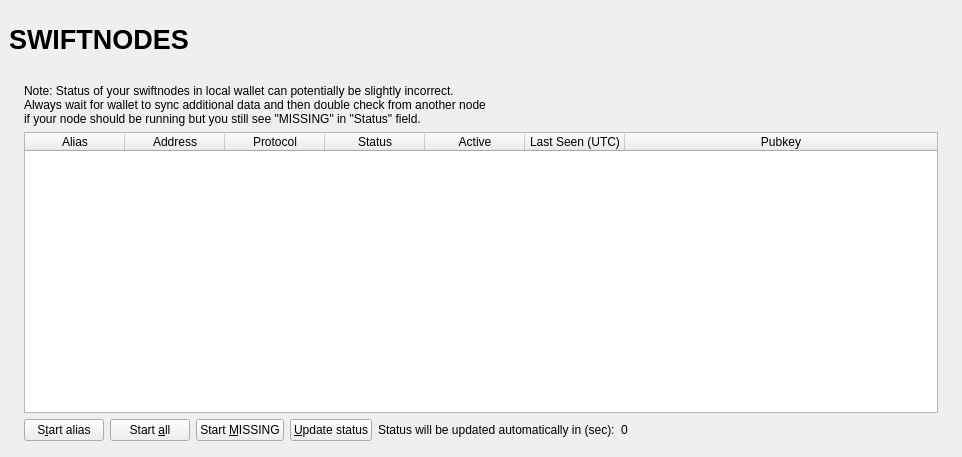
<?xml version="1.0" encoding="UTF-8"?>
<ui version="4.0">
 <class>SwiftnodeList</class>
 <widget class="QWidget" name="SwiftnodeList">
  <property name="geometry">
   <rect>
    <x>0</x>
    <y>0</y>
    <width>962</width>
    <height>457</height>
   </rect>
  </property>
  <property name="windowTitle">
   <string>Form</string>
  </property>
  <layout class="QVBoxLayout" name="topLayout" stretch="0">
   <property name="leftMargin">
    <number>9</number>
   </property>
   <property name="topMargin">
    <number>9</number>
   </property>
   <property name="rightMargin">
    <number>9</number>
   </property>
   <property name="bottomMargin">
    <number>9</number>
   </property>
   <item>
    <layout class="QVBoxLayout" name="verticalLayout_Master" stretch="0,1">
     <property name="spacing">
      <number>0</number>
     </property>
     <item>
      <widget class="QFrame" name="frame_Header">
       <layout class="QVBoxLayout" name="verticalLayout_Header" stretch="0">
        <property name="leftMargin">
         <number>0</number>
        </property>
        <property name="topMargin">
         <number>0</number>
        </property>
        <property name="rightMargin">
         <number>0</number>
        </property>
        <property name="bottomMargin">
         <number>0</number>
        </property>
        <item>
         <layout class="QHBoxLayout" name="horizontalLayout_Header" stretch="1,0,1">
          <property name="spacing">
           <number>6</number>
          </property>
          <item>
           <widget class="QLabel" name="labelOverviewHeaderLeft">
            <property name="minimumSize">
             <size>
              <width>464</width>
              <height>60</height>
             </size>
            </property>
            <property name="maximumSize">
             <size>
              <width>16777215</width>
              <height>60</height>
             </size>
            </property>
            <property name="font">
             <font>
              <pointsize>20</pointsize>
              <weight>75</weight>
              <bold>true</bold>
             </font>
            </property>
            <property name="text">
             <string>SWIFTNODES</string>
            </property>
            <property name="alignment">
             <set>Qt::AlignLeading|Qt::AlignLeft|Qt::AlignVCenter</set>
            </property>
           </widget>
          </item>
          <item>
           <spacer name="horizontalSpacer_Header">
            <property name="orientation">
             <enum>Qt::Horizontal</enum>
            </property>
            <property name="sizeHint" stdset="0">
             <size>
              <width>40</width>
              <height>20</height>
             </size>
            </property>
           </spacer>
          </item>
          <item>
           <widget class="QLabel" name="labelOverviewHeaderRight">
            <property name="minimumSize">
             <size>
              <width>464</width>
              <height>60</height>
             </size>
            </property>
            <property name="maximumSize">
             <size>
              <width>16777215</width>
              <height>60</height>
             </size>
            </property>
            <property name="font">
             <font>
              <pointsize>14</pointsize>
             </font>
            </property>
            <property name="text">
             <string/>
            </property>
            <property name="alignment">
             <set>Qt::AlignRight|Qt::AlignTrailing|Qt::AlignVCenter</set>
            </property>
           </widget>
          </item>
         </layout>
        </item>
       </layout>
      </widget>
     </item>
     <item>
      <widget class="QFrame" name="frame_BG">
       <layout class="QVBoxLayout" name="verticalLayout_3">
        <property name="leftMargin">
         <number>6</number>
        </property>
        <property name="topMargin">
         <number>6</number>
        </property>
        <property name="rightMargin">
         <number>6</number>
        </property>
        <property name="bottomMargin">
         <number>6</number>
        </property>
        <item>
         <widget class="QFrame" name="frame_Content">
          <layout class="QVBoxLayout" name="verticalLayout">
           <property name="spacing">
            <number>0</number>
           </property>
           <property name="leftMargin">
            <number>0</number>
           </property>
           <property name="topMargin">
            <number>0</number>
           </property>
           <property name="rightMargin">
            <number>0</number>
           </property>
           <property name="bottomMargin">
            <number>0</number>
           </property>
           <item>
            <layout class="QGridLayout" name="gridLayout_2">
             <property name="spacing">
              <number>2</number>
             </property>
             <item row="0" column="0">
              <widget class="QFrame" name="frameList">
               <layout class="QVBoxLayout" name="verticalLayout_2">
                <property name="bottomMargin">
                 <number>1</number>
                </property>
                <item>
                 <layout class="QHBoxLayout" name="horizontalLayout_note">
                  <property name="bottomMargin">
                   <number>0</number>
                  </property>
                  <item>
                   <widget class="QLabel" name="updateNote">
                    <property name="text">
                     <string>Note: Status of your swiftnodes in local wallet can potentially be slightly incorrect.&lt;br /&gt;Always wait for wallet to sync additional data and then double check from another node&lt;br /&gt;if your node should be running but you still see &quot;MISSING&quot; in &quot;Status&quot; field.</string>
                    </property>
                   </widget>
                  </item>
                 </layout>
                </item>
                <item>
                 <widget class="QTableWidget" name="tableWidgetMySwiftnodes">
                  <property name="minimumSize">
                   <size>
                    <width>695</width>
                    <height>0</height>
                   </size>
                  </property>
                  <property name="palette">
                   <palette>
                    <active>
                     <colorrole role="Text">
                      <brush brushstyle="SolidPattern">
                       <color alpha="255">
                        <red>51</red>
                        <green>51</green>
                        <blue>51</blue>
                       </color>
                      </brush>
                     </colorrole>
                    </active>
                    <inactive>
                     <colorrole role="Text">
                      <brush brushstyle="SolidPattern">
                       <color alpha="255">
                        <red>51</red>
                        <green>51</green>
                        <blue>51</blue>
                       </color>
                      </brush>
                     </colorrole>
                    </inactive>
                    <disabled>
                     <colorrole role="Text">
                      <brush brushstyle="SolidPattern">
                       <color alpha="255">
                        <red>85</red>
                        <green>85</green>
                        <blue>85</blue>
                       </color>
                      </brush>
                     </colorrole>
                    </disabled>
                   </palette>
                  </property>
                  <property name="editTriggers">
                   <set>QAbstractItemView::NoEditTriggers</set>
                  </property>
                  <property name="alternatingRowColors">
                   <bool>true</bool>
                  </property>
                  <property name="selectionMode">
                   <enum>QAbstractItemView::SingleSelection</enum>
                  </property>
                  <property name="selectionBehavior">
                   <enum>QAbstractItemView::SelectRows</enum>
                  </property>
                  <property name="sortingEnabled">
                   <bool>true</bool>
                  </property>
                  <attribute name="horizontalHeaderStretchLastSection">
                   <bool>true</bool>
                  </attribute>
                  <column>
                   <property name="text">
                    <string>Alias</string>
                   </property>
                  </column>
                  <column>
                   <property name="text">
                    <string>Address</string>
                   </property>
                  </column>
                  <column>
                   <property name="text">
                    <string>Protocol</string>
                   </property>
                  </column>
                  <column>
                   <property name="text">
                    <string>Status</string>
                   </property>
                  </column>
                  <column>
                   <property name="text">
                    <string>Active</string>
                   </property>
                  </column>
                  <column>
                   <property name="text">
                    <string>Last Seen (UTC)</string>
                   </property>
                  </column>
                  <column>
                   <property name="text">
                    <string>Pubkey</string>
                   </property>
                  </column>
                 </widget>
                </item>
                <item>
                 <layout class="QHBoxLayout" name="horizontalLayout_5">
                  <property name="bottomMargin">
                   <number>0</number>
                  </property>
                  <item>
                   <widget class="QPushButton" name="startButton">
                    <property name="text">
                     <string>S&amp;tart alias</string>
                    </property>
                   </widget>
                  </item>
                  <item>
                   <widget class="QPushButton" name="startAllButton">
                    <property name="text">
                     <string>Start &amp;all</string>
                    </property>
                   </widget>
                  </item>
                  <item>
                   <widget class="QPushButton" name="startMissingButton">
                    <property name="text">
                     <string>Start &amp;MISSING</string>
                    </property>
                   </widget>
                  </item>
                  <item>
                   <widget class="QPushButton" name="UpdateButton">
                    <property name="text">
                     <string>&amp;Update status</string>
                    </property>
                   </widget>
                  </item>
                  <item>
                   <widget class="QLabel" name="autoupdate_label">
                    <property name="text">
                     <string>Status will be updated automatically in (sec):</string>
                    </property>
                   </widget>
                  </item>
                  <item>
                   <widget class="QLabel" name="secondsLabel">
                    <property name="text">
                     <string>0</string>
                    </property>
                   </widget>
                  </item>
                  <item>
                   <spacer name="horizontalSpacer_5">
                    <property name="orientation">
                     <enum>Qt::Horizontal</enum>
                    </property>
                    <property name="sizeHint" stdset="0">
                     <size>
                      <width>40</width>
                      <height>20</height>
                     </size>
                    </property>
                   </spacer>
                  </item>
                 </layout>
                </item>
               </layout>
              </widget>
             </item>
            </layout>
           </item>
          </layout>
         </widget>
        </item>
       </layout>
      </widget>
     </item>
    </layout>
   </item>
  </layout>
 </widget>
 <resources/>
 <connections/>
</ui>
